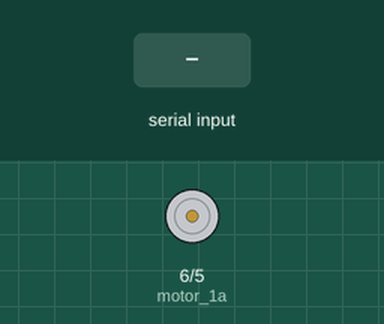
A sketch run on a simulated Arduino Uno, built with avr-gcc and run on an emulated ATmega328P. Shown: motor-driver pin pairs drawn as motors (green arrow = first pin HIGH = forward, orange = second pin HIGH = backward, longer = more drive, scaled by the enable pin). The test bench sets the inputs (shaded band).

Above: at 1.2 s.
1.3 s: "1\n" received over Serial
2.8 s: "90,45\n" received over Serial
4.3 s: "30,150\n" received over Serial
5.8 s: "2\n" received over Serial
At 7.0 s:
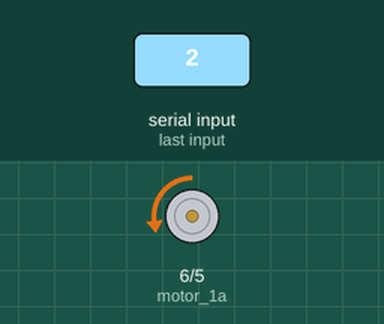
7.3 s: "4\n" received over Serial
At 8.3 s:
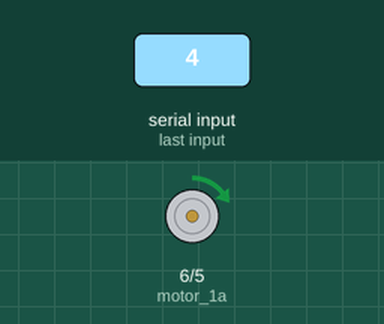
8.8 s: "3\n" received over Serial
At 9.4 s:
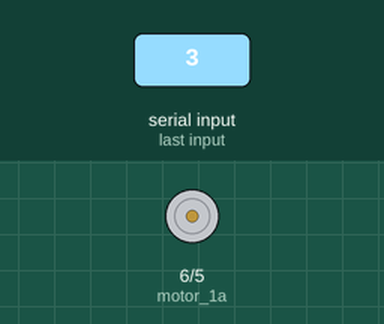
Timing chart, 0 to 11.3 s (numbered marks = the images above; inputs shaded):
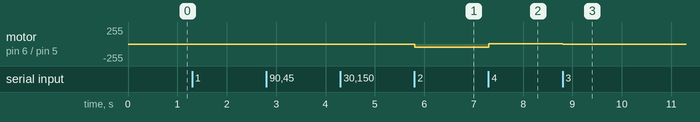

The sketch:

DCMOTORARDU_NOo.ino
```cpp
int speed1;

int motor_1a = 6;// low = cw
int motor_1b = 5;
int motor_en = 13;

boolean CW = false;
boolean ACW = false;

void setup()
{
  pinMode(motor_1a,OUTPUT);
  pinMode(motor_1b,OUTPUT);
  pinMode(motor_en,OUTPUT);
  Serial.begin(9600);
  digitalWrite(motor_en, LOW);
}

void loop()
{

}

void serialEvent()
{
  speed1 = Serial.parseInt();
  if(speed1 !=0 )
  {
    if(speed1 == 1) /// CW
    {
      CW = true;
      ACW = false;

    }
    if(speed1 == 2)
    {
      digitalWrite(motor_en, HIGH); /// MOTOR START
      speed1=50;
    }
    if(speed1 == 3)
    {
      digitalWrite(motor_en, LOW);//// MOTOR STOP
      speed1=0;
      ACW = false;
      CW = false;
    }
    if(speed1 == 4)
    {
      ACW = true;
      CW = false;

    }
    if (CW && !ACW)
    {

      digitalWrite(motor_1a, LOW);
      analogWrite(motor_1b, speed1);
    }
    if (!CW && ACW)
    {

      analogWrite(motor_1a, speed1);
      digitalWrite(motor_1b, LOW);
    }
  }

}
```

Measured:
- after the input at 5.8 s, motor on pin 6 (motor_1a) / pin 5 (motor_1b): stopped → backward 50/255 at once
- after the input at 7.3 s, motor on pin 6 (motor_1a) / pin 5 (motor_1b): backward 50/255 → forward 4/255 at once
- after the input at 8.8 s, motor on pin 6 (motor_1a) / pin 5 (motor_1b): forward 4/255 → stopped at once
